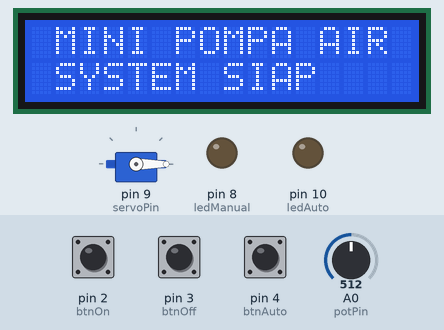
Simulated run of this sketch. Board: Arduino Uno, built with avr-gcc and run on an emulated ATmega328P. Parts: 16×2 character LCD, servo, output pins drawn as LEDs (lit = HIGH). The inputs (shaded band) are chosen by the test bench; at power-on: pin 4 (btnAuto) HIGH, pin 2 (btnOn) HIGH, pin 3 (btnOff) HIGH, A0 (potPin) = 512. What the sketch prints to the serial monitor is not drawn.

Above: at 0.1 s.
2.9 s: pin 4 (btnAuto) pulled LOW for 0.15 s
At 3.8 s:
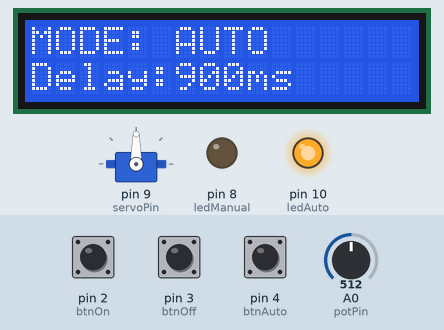
6.0 s: pin 2 (btnOn) pulled LOW for 1 s
At 7.1 s:
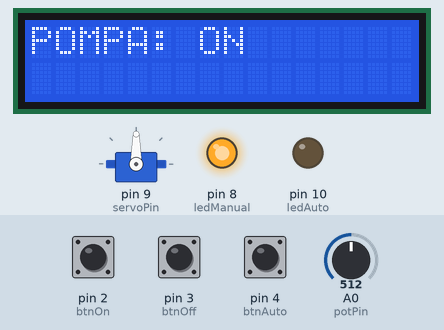
8.5 s: pin 3 (btnOff) pulled LOW for 0.15 s
At 8.8 s:
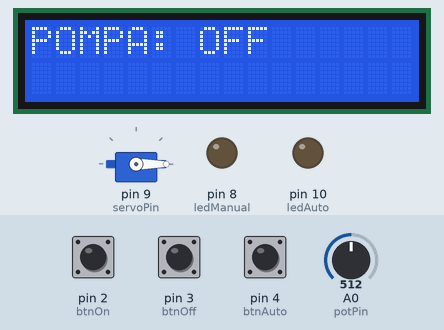
10.1 s: pin 2 (btnOn) pulled LOW for 0.15 s
At 11.2 s:
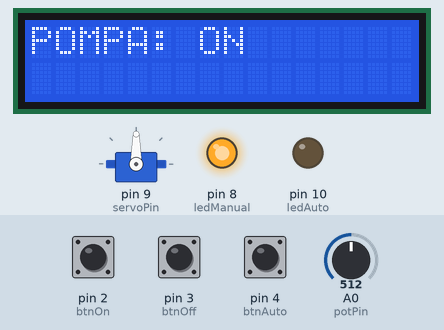
11.7 s: pin 4 (btnAuto) pulled LOW for 1 s
At 11.84 s:
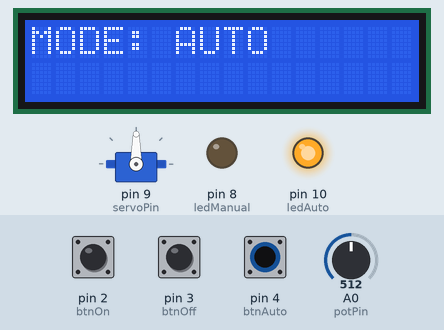
14.2 s: A0 (potPin) set to 122
At 16.27 s:
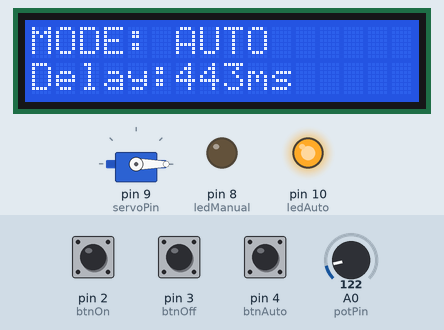
Timing chart, 0 to 18.1 s (numbered marks = the images above; inputs shaded):
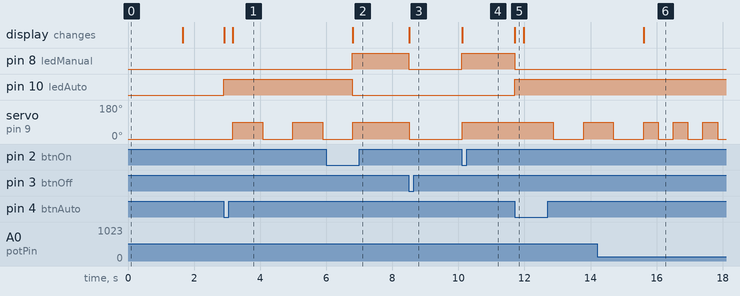

The sketch:

uts_mikro.ino
```cpp
#include <Wire.h>
#include <LiquidCrystal_I2C.h>
#include <Servo.h>

// === LCD I2C ===
LiquidCrystal_I2C lcd(0x27, 16, 2);

// === Servo ===
Servo pompa;
const int servoPin = 9;

// === Tombol ===
const int btnOn  = 2;
const int btnOff = 3;
const int btnAuto = 4;

// === LED ===
const int ledManual = 8;
const int ledAuto   = 10;

// === Potensiometer ===
const int potPin = A0;     // PIN POTENSIO
int potValue = 0;          // nilai mentah
int autoDelay = 1000;      // delay auto mode

// === Status ===
bool autoMode = false;

bool lastOn  = HIGH;
bool lastOff = HIGH;
bool lastAuto = HIGH;

void setup() {
  Serial.begin(9600);

  lcd.init();
  lcd.backlight();

  pompa.attach(servoPin);
  pompa.write(0);

  pinMode(btnOn, INPUT_PULLUP);
  pinMode(btnOff, INPUT_PULLUP);
  pinMode(btnAuto, INPUT_PULLUP);

  pinMode(ledManual, OUTPUT);
  pinMode(ledAuto, OUTPUT);

  lcd.clear();
  lcd.setCursor(0,0);
  lcd.print(" MINI POMPA AIR ");
  lcd.setCursor(0,1);
  lcd.print(" SYSTEM SIAP ");

  Serial.println("=== SISTEM SIAP ===");
  Serial.println("Tombol1 = ON");
  Serial.println("Tombol2 = OFF");
  Serial.println("Tombol3 = AUTO");
  Serial.println("Pot = Atur kecepatan AUTO");
  Serial.println("===================");

  delay(1500);
  lcd.clear();
}

void loop() {

  // ==== Baca Potensiometer ====
  potValue = analogRead(potPin);
  autoDelay = map(potValue, 0, 1023, 300, 1500);
  // Delay auto antara 300ms hingga 1500ms

  // ==== Tombol ====
  bool onPress = digitalRead(btnOn);
  bool offPress = digitalRead(btnOff);
  bool autoPress = digitalRead(btnAuto);

  // === TOMBOL 1: ON ===
  if (lastOn == HIGH && onPress == LOW) {
    autoMode = false;
    digitalWrite(ledAuto, LOW);

    pompa.write(90);
    digitalWrite(ledManual, HIGH);

    lcd.clear();
    lcd.setCursor(0,0);
    lcd.print("POMPA: ON");

    Serial.println("POMPA ON (Manual)");

    delay(250);
  }
  lastOn = onPress;

  // === TOMBOL 2: OFF ===
  if (lastOff == HIGH && offPress == LOW) {
    autoMode = false;
    digitalWrite(ledAuto, LOW);

    pompa.write(0);
    digitalWrite(ledManual, LOW);

    lcd.clear();
    lcd.setCursor(0,0);
    lcd.print("POMPA: OFF");

    Serial.println("POMPA OFF (Manual)");

    delay(250);
  }
  lastOff = offPress;

  // === TOMBOL 3: AUTO ===
  if (lastAuto == HIGH && autoPress == LOW) {
    autoMode = !autoMode;

    digitalWrite(ledManual, LOW);
    digitalWrite(ledAuto, autoMode);

    lcd.clear();
    lcd.print("MODE: AUTO");

    Serial.println("MODE AUTO AKTIF");

    delay(250);
  }
  lastAuto = autoPress;

  // === MODE AUTO ===
  if (autoMode) {

    // ==== Tampilkan nilai potensiometer ====
    lcd.setCursor(0,1);
    lcd.print("Delay:");
    lcd.print(autoDelay);
    lcd.print("ms  ");

    Serial.print("AUTO DELAY: ");
    Serial.println(autoDelay);

    // AUTO ON
    pompa.write(90);
    Serial.println("AUTO: POMPA ON");
    delay(autoDelay);

    // AUTO OFF
    pompa.write(0);
    Serial.println("AUTO: POMPA OFF");
    delay(autoDelay);
  }
}
```

Measured:
- after the input at 2.9 s, pin 10 (ledAuto): LOW → HIGH at once; servo on pin 9 (servoPin): alternates 90° for 0.90 s and 0° for 0.91 s, starting after 0.28 s; the display: first changes at once (image 1 shows a later state)
- after the input at 6.0 s, pin 8 (ledManual): LOW → HIGH after 0.79 s; pin 10 (ledAuto): HIGH → LOW after 0.79 s; servo on pin 9 (servoPin): goes on until 6.8 s, then stays 90°; the display: changes after 0.80 s (image 2)
- after the input at 8.5 s, pin 8 (ledManual): HIGH → LOW at once; servo on pin 9 (servoPin): 90° → 0° at once; the display: changes at once (image 3)
- after the input at 10.1 s, pin 8 (ledManual): LOW → HIGH at once; servo on pin 9 (servoPin): 0° → 90° at once; the display: changes at once (image 4)
- after the input at 11.7 s, pin 8 (ledManual): HIGH → LOW at once; pin 10 (ledAuto): LOW → HIGH at once; servo on pin 9 (servoPin): 90° → 0° after 1.2 s, → 90° 0.91 s later; the display: changes at once (image 5)
- after the input at 14.2 s, the display: changes after 1.4 s (image 6)
